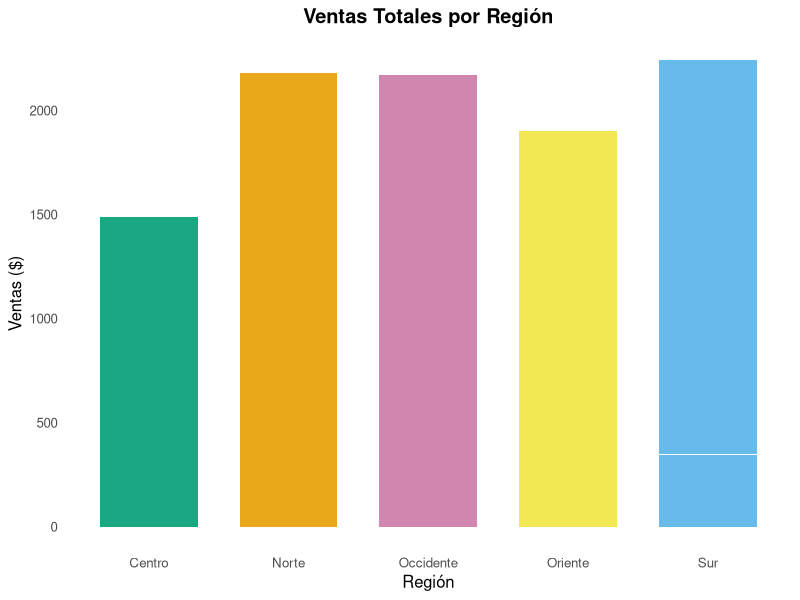
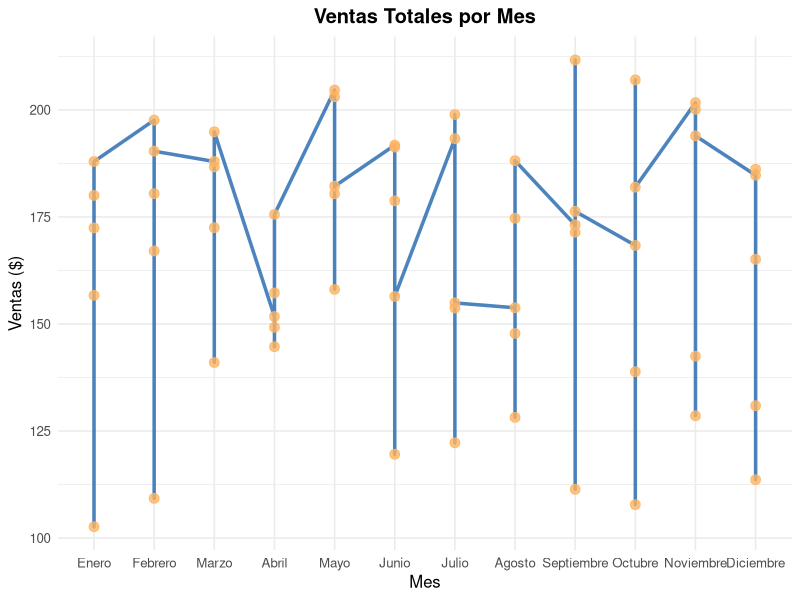

Reproduce these figures in R, in order.
# Script R: Dashboard de ventas con ggplot2
# Lee ventas.csv y genera dos gráficos PNG

library(ggplot2)

# --- Gráfico 1: Barras de ventas totales por región ---
ventas <- read.csv("ventas.csv")

p_barras <- ggplot(ventas, aes(x = region, y = ventas, fill = region)) +
  geom_bar(stat = "identity", width = 0.7, alpha = 0.9) +
  scale_fill_manual(values = c("Norte" = "#E69F00", "Sur" = "#56B4E9",
                                "Centro" = "#009E73", "Oriente" = "#F0E442",
                                "Occidente" = "#CC79A7")) +
  labs(title = "Ventas Totales por Región",
       x = "Región",
       y = "Ventas ($)",
       fill = "Región") +
  theme_minimal(base_size = 12) +
  theme(plot.title = element_text(hjust = 0.5, face = "bold"),
        axis.text.x = element_text(angle = 0, hjust = 0.5),
        legend.position = "none",
        panel.grid = element_blank(),
        axis.text.y = element_text(angle = 0))

ggsave("dashboard_r_barras.png", plot = p_barras, width = 8, height = 5, dpi = 300)
cat("✓ Guardado: dashboard_r_barras.png\n")

# --- Gráfico 2: Línea de ventas totales por mes ---
# Se trata el mes como texto y se usa group = 1 para una sola línea
p_linea <- ggplot(ventas, aes(x = mes, y = ventas, group = 1)) +
  geom_line(color = "#2166AC", linewidth = 1.2, alpha = 0.8) +
  geom_point(color = "#FDB462", size = 3, alpha = 0.8) +
  scale_x_discrete(name = "Mes", labels = c(
    "Enero", "Febrero", "Marzo", "Abril", "Mayo", "Junio",
    "Julio", "Agosto", "Septiembre", "Octubre", "Noviembre", "Diciembre"
  )) +
  labs(title = "Ventas Totales por Mes",
       x = "Mes",
       y = "Ventas ($)") +
  theme_minimal(base_size = 12) +
  theme(plot.title = element_text(hjust = 0.5, face = "bold"),
        axis.text.x = element_text(angle = 0, hjust = 0.5))

ggsave("dashboard_r_linea.png", plot = p_linea, width = 8, height = 5, dpi = 300)
cat("✓ Guardado: dashboard_r_linea.png\n")

cat("\nAmbos gráficos generados exitosamente.\n")
